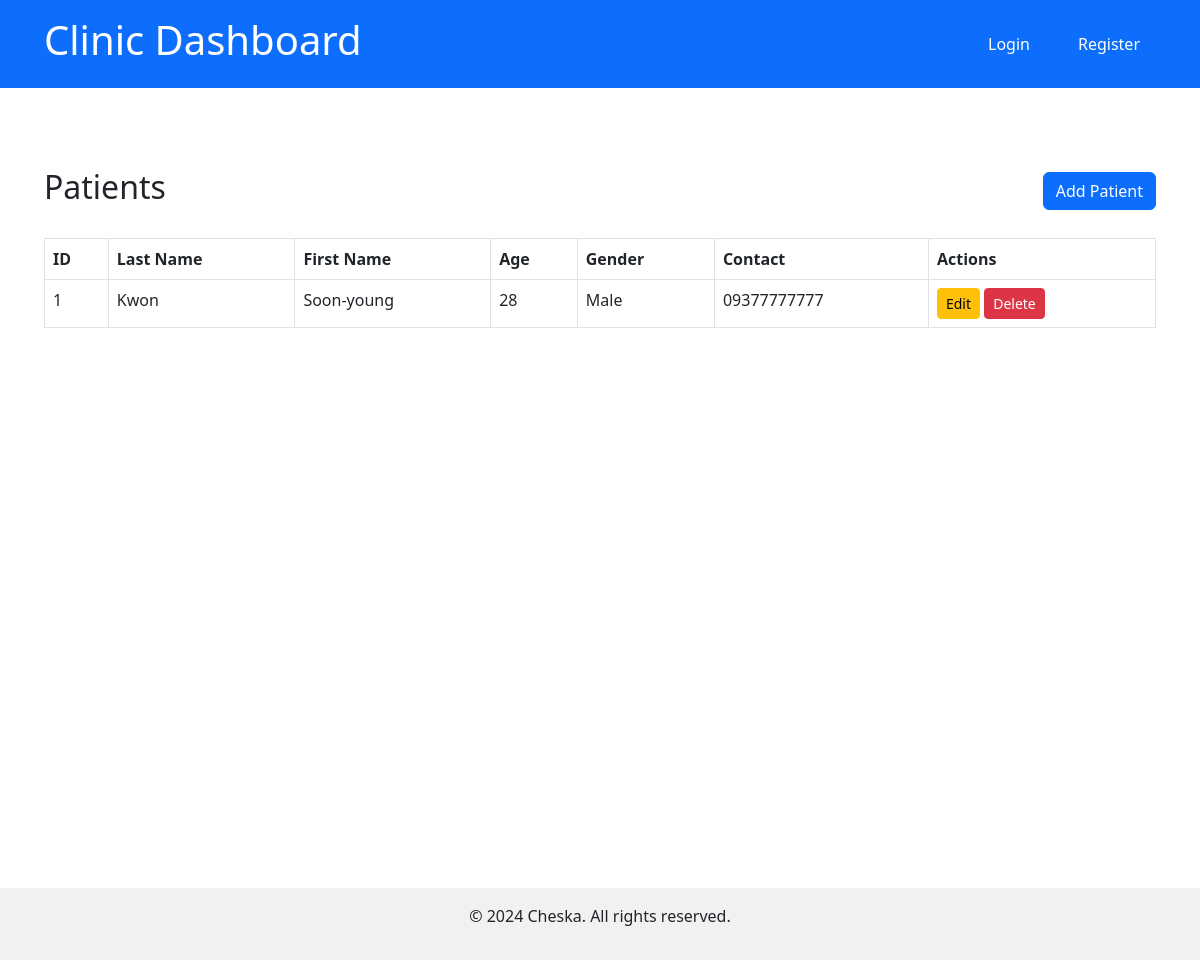
The app's page /patients/ with its own data.
### clinicapp/models.py (models this page shows, shortened)
class Patient(models.Model):
    last_name = models.CharField(max_length=255)
    first_name = models.CharField(max_length=255)
    middle_initial = models.CharField(max_length=1, null=True, blank=True)
    age = models.PositiveIntegerField()
    date_of_birth = models.DateField()
    gender = models.CharField(max_length=10, choices=[('Male', 'Male'), ('Female', 'Female')])
    contact_number = models.CharField(max_length=15)

### clinicapp/views.py (the view)
# urls.py: path('patients/', views.patient_list, name='patient_list'),
def patient_list(request):
    patients = Patient.objects.all()
    return render(request, 'patients/patient_list.html', {'patients': patients})

### templates/patients/patient_list.html (shortened to what this page needs)
{% extends 'base.html' %}
{% block content %}
<div class="container mt-5">
    <div class="d-flex justify-content-between align-items-center mb-4">
        <h2>Patients</h2>
        <a href="{% url 'patient_create' %}" class="btn btn-primary">Add Patient</a>
    </div>
    <table class="table table-bordered">
        <thead>
            <tr>
                <th>ID</th>
                <th>Last Name</th>
                <th>First Name</th>
                <th>Age</th>
                <th>Gender</th>
                <th>Contact</th>
                <th>Actions</th>
            </tr>
        </thead>
        <tbody>
            {% for patient in patients %}
            <tr>
                <td>{{ patient.id }}</td>
                <td>{{ patient.last_name }}</td>
                <td>{{ patient.first_name }}</td>
                <td>{{ patient.age }}</td>
                <td>{{ patient.gender }}</td>
                <td>{{ patient.contact_number }}</td>
                <td>
                    <a href="{% url 'patient_update' patient.pk %}" class="btn btn-sm btn-warning">Edit</a>
                    <a href="{% url 'patient_delete' patient.pk %}" class="btn btn-sm btn-danger">Delete</a>
                </td>
            </tr>
            {% endfor %}
        </tbody>
    </table>
</div>
{% endblock %}

### static/css/style.css (style rules this page uses)
body { font-family: Arial, sans-serif; margin: 0; padding: 0; box-sizing: border-box; }

### records on screen
Patient: id "1", last_name "Kwon", first_name "Soon-young", age "28", gender "Male", contact_number "09377777777"
